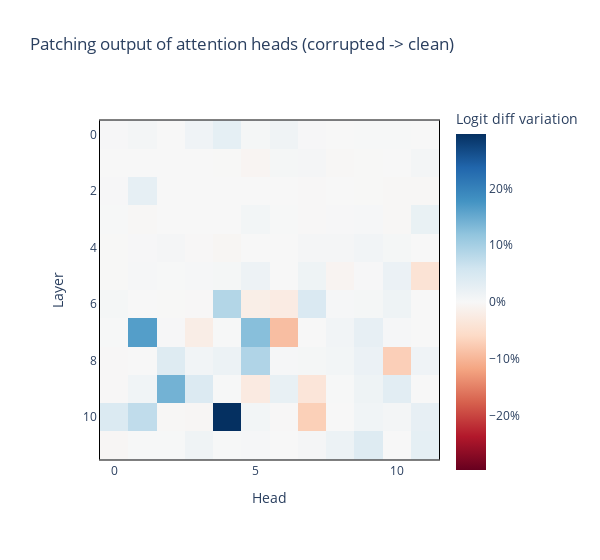

Write notebook code for a chart like this one.
### Code cell
imshow_p(
    results['z'] * 100,
    title="Patching output of attention heads (corrupted -> clean)",
    labels={"x": "Head", "y": "Layer", "color": "Logit diff variation"},
    coloraxis=dict(colorbar_ticksuffix = "%"),
    border=True,
    width=600,
    margin={"r": 100, "l": 100}
)

### Figure 1 — Plotly figure (JSON) as saved in the notebook; plotly's stock layout.template omitted (floating-point values rounded to 4 significant figures; data arrays with more than 128 entries replaced by an {"elided": "..."} marker saying what was removed)
{"data": [{"coloraxis": "coloraxis", "hovertemplate": "Head: %{x}<br>Layer: %{y}<br>Logit diff variation: %{z}<extra></extra>", "name": "0", "type": "heatmap", "xaxis": "x", "yaxis": "y", "z": {"elided": "12x12 float values"}}], "layout": {"coloraxis": {"cmid": 0, "colorbar": {"ticksuffix": "%", "title": {"text": "Logit diff variation"}}, "colorscale": [[0, "rgb(103,0,31)"], [0.1, "rgb(178,24,43)"], [0.2, "rgb(214,96,77)"], [0.3, "rgb(244,165,130)"], [0.4, "rgb(253,219,199)"], [0.5, "rgb(247,247,247)"], [0.6, "rgb(209,229,240)"], [0.7, "rgb(146,197,222)"], [0.8, "rgb(67,147,195)"], [0.9, "rgb(33,102,172)"], [1, "rgb(5,48,97)"]]}, "margin": {"l": 100, "r": 100}, "title": {"text": "Patching output of attention heads (corrupted -> clean)"}, "width": 600, "xaxis": {"anchor": "y", "constrain": "domain", "domain": [0, 1], "linecolor": "black", "linewidth": 1, "mirror": true, "scaleanchor": "y", "showline": true, "title": {"text": "Head"}}, "yaxis": {"anchor": "x", "autorange": "reversed", "constrain": "domain", "domain": [0, 1], "linecolor": "black", "linewidth": 1, "mirror": true, "showline": true, "title": {"text": "Layer"}}}}
